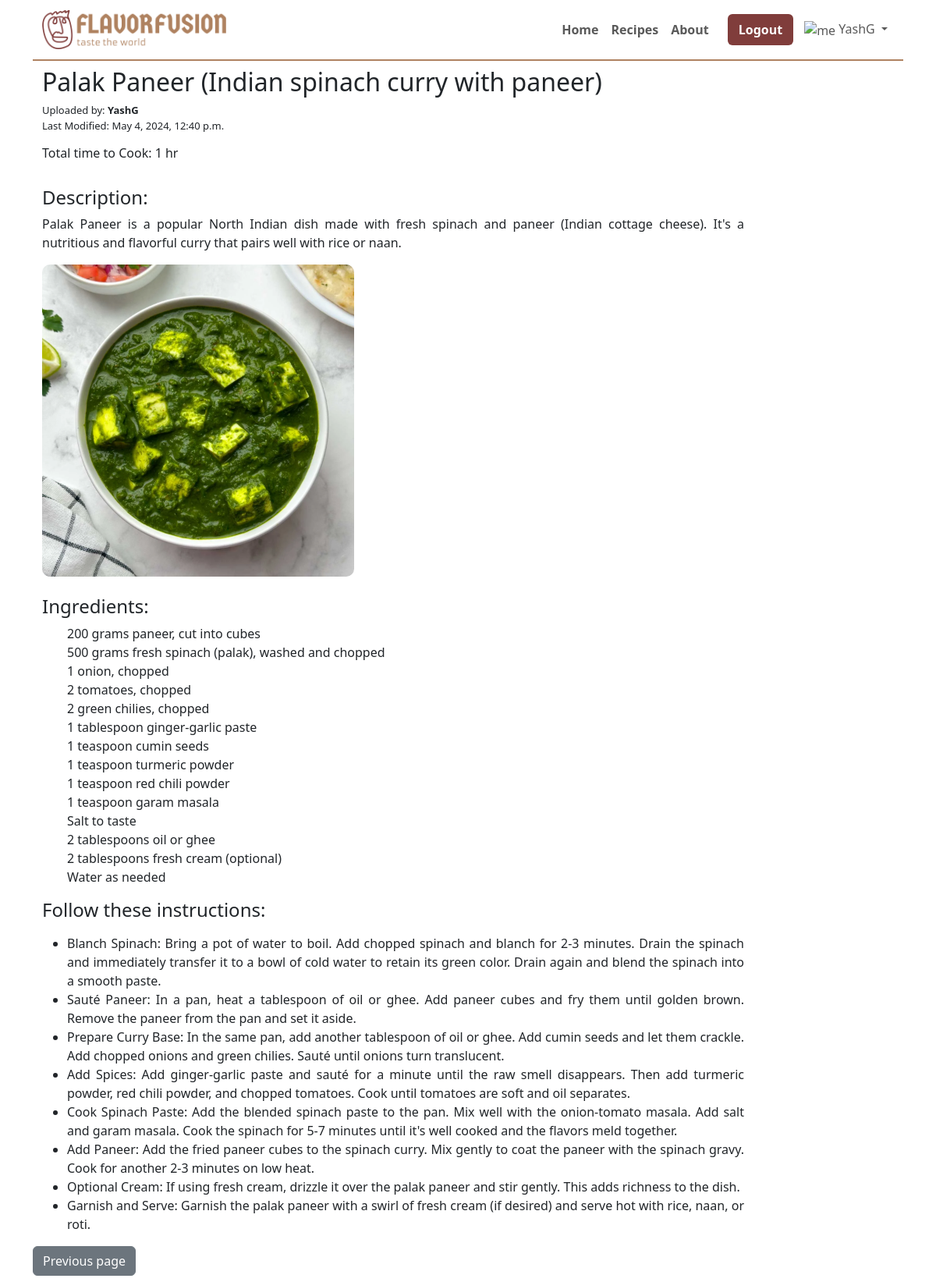
Screenshot of /recipe/10/ (signed in) with the database file from the repository.
### Recipes/models.py (models this page shows, shortened)
class Recipe(models.Model):
    title = models.CharField(max_length=200)
    user = models.ForeignKey(User, on_delete=models.SET_NULL, null=True, blank=True)
    description = models.TextField()
    ingredients = models.TextField()
    instructions = models.TextField()
    time_to_cook = models.IntegerField()
    date_created = models.DateTimeField(auto_now_add=True)
    date_modified = models.DateTimeField(auto_now=True)
    recepie_image = models.ImageField(upload_to="recepie")

### Recipes/views.py (the view)
# urls.py: path('recipe/<int:pk>/', recipe, name='recipe'),
def recipe(request, pk):
    recipe = get_object_or_404(Recipe, pk=pk)
    return render(request, 'recipe.html', {'recipe': recipe})

### Recipes/templatetags/custom_filters.py (called while the page is built)
@register.filter
def separate_instructions(text):
    lines = text.split('\n')
    result = '<ul style="max-width: 900px; text-align: justify;">'
    for line in lines:
        result += f'<li>{line.strip()}</li>'
    result += '</ul>'
    return result

### Recipes/templates/recipe.html
{% extends 'base.html' %}
{% load custom_filters %}
{% block start %}
<div class="container">
    <h2>{{ recipe.title }}</h2>
    <p style="font-size: small; margin: 0%;">Uploaded by: <strong>{{ recipe.user }}</strong></p>
    <p style="font-size: small;">Last Modified: {{ recipe.date_modified }}</p>
    <h6>Total time to Cook: {{ recipe.time_to_cook }} hr</h6><br>
    <h4>Description:</h4>
    <p style="max-width: 900px; text-align: justify;">{{ recipe.description }}</p>
    <img src="/media/{{ recipe.recepie_image }}" alt="{{ recipe.title }}"
        style="height: 400px; width: 400px; border-radius: 10px;"><br>
        <br>
    <h4>Ingredients:</h4>
    <ul>
        {{ recipe.ingredients|linebreaks}}
    </ul>
    <h4>Follow these instructions:</h4>
    <p >{{ recipe.instructions|separate_instructions|safe }}</p>
</div>
<a href="javascript:history.go(-1);" class="btn btn-secondary">Previous page</a>
{% endblock %}

### Home/templates/base.html (shortened to what this page needs)
{% load static %}
<!doctype html>
<html lang="en">
<head>
    <link href="https://cdn.jsdelivr.net/npm/bootstrap@5.3.3/dist/css/bootstrap.min.css" rel="stylesheet"
>
    <link rel="stylesheet" href="{% static 'style.css' %}">
</head>
<body>
    <div class="container">
        <nav class="navbar navbar-expand-lg" style="background-color: #fff; border-bottom: 2px solid #AF8260;">
            <div class="container-fluid">
                <a class="navbar-brand" href="/"><img src="{% static 'logo.png' %}" style="height: 50px;"></a>
                <div class="collapse navbar-collapse" id="navbarSupportedContent">
                    <ul class="navbar-nav ms-auto mb-2 mb-lg-0 " style="align-items: center;">
                        <li class="nav-item">
                            <a class="nav-link" aria-current="page" href="{% url 'home' %}"
                                style="font-weight: bold;">Home</a>
                        </li>
                        <li class="nav-item ">
                            <a class="nav-link" href="{% url 'recipes' %}" style="font-weight: bold;">Recipes</a>
                        </li>
                        <li class="nav-item me-3">
                            <a class="nav-link" href="{% url 'about' %}" style="font-weight: bold;">About</a>
                        </li>
                        {% if request.user.is_authenticated %}
                        <a href="/logout/"><button class="btn btn-custom" type="submit">Logout</button></a>
                        <li class="nav-item dropdown">
                            <a class="nav-link dropdown-toggle" href="#" id="navbarDropdown" role="button" data-bs-toggle="dropdown" aria-expanded="false">
                                <span>
                                    <img src="{% static 'abstract-user-flat-3.svg' %}" alt="me" style="width: 40px;">
                                    <span class="username">{{ user.username }}</span>
                                </span>
                            </a>
                        </li>
                        {% endif %}
                    </ul>
                </div>
            </div>
        </nav>
    </div>
    <div class="container my-2">
        {% block start %}
        {% endblock %}
    </div>
</body>
</html>

### Home/static/style.css (style rules this page uses)
.btn-custom { color: #fff; background-color: #803D3B; font-weight: 700; border-width: 2px; margin-right: 6px; }

### rows the page displays
Recipe: title "Palak Paneer (Indian spinach curry with paneer)", user "YashG", date_modified "May 4, 2024, 12:40 p.m.", time_to_cook "1", description "Palak Paneer is a popular North Indian dish made with fresh spinach and paneer (Indian cottage cheese). It's a nutritious and flavorful curry that pairs well with rice or naan.", recepie_image (picture), ingredients "200 grams paneer, cut into cubes 500 grams fresh spinach (palak), washed and chopped 1 onion, chopped 2 tomatoes, chopped 2 green chilies, chopped 1 tablespoon ginger-garlic paste 1 teaspoon cumin seeds 1 teaspoon turmeric powder 1 teaspoon red chili powder 1 teaspoon garam masala Salt to taste 2 tablespoons oil or ghee 2 tablespoons fresh cream (optional) Water as needed", instructions|separate_instructions "Blanch Spinach: Bring a pot of water to boil. Add chopped spinach and blanch for 2-3 minutes. Drain the spinach and immediately transfer it to a bowl of cold water to retain its green color. Drain again and blend the spinach into a smooth paste. Sauté Paneer: In a pan, heat a tablespoon of oil or ghee. Add paneer cubes and fry them until golden brown. Remove the paneer from the pan and set it aside. Prepare Curry Base: In the same pan, add another tablespoon of oil or ghee. Add cumin seeds and let them crackle. Add chopped onions and green chilies. Sauté until onions turn translucent. Add Spices: Add ginger-garlic paste and sauté for a minute until the raw smell disappears. Then add…"

### other values shown
{{ user.username }} "YashG"
